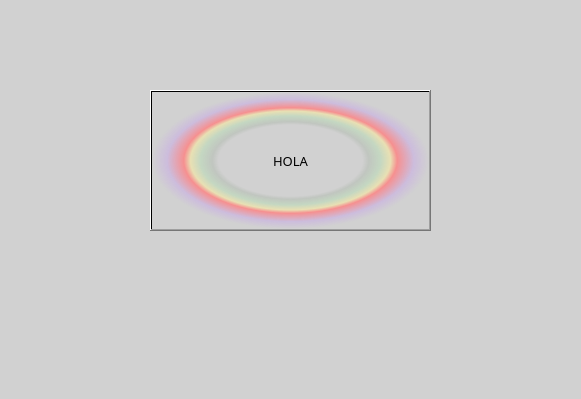
<?xml version="1.0" encoding="UTF-8"?>
<ui version="4.0">
 <class>MainWindow</class>
 <widget class="QMainWindow" name="MainWindow">
  <property name="geometry">
   <rect>
    <x>0</x>
    <y>0</y>
    <width>581</width>
    <height>399</height>
   </rect>
  </property>
  <property name="cursor">
   <cursorShape>ArrowCursor</cursorShape>
  </property>
  <property name="windowTitle">
   <string>hola</string>
  </property>
  <property name="styleSheet">
   <string notr="true">background-color: rgb(209, 209, 209);</string>
  </property>
  <property name="animated">
   <bool>true</bool>
  </property>
  <property name="tabShape">
   <enum>QTabWidget::Rounded</enum>
  </property>
  <widget class="QWidget" name="centralwidget">
   <widget class="QPushButton" name="btnSaludar">
    <property name="geometry">
     <rect>
      <x>150</x>
      <y>90</y>
      <width>281</width>
      <height>141</height>
     </rect>
    </property>
    <property name="font">
     <font>
      <family>Wide Latin</family>
      <pointsize>10</pointsize>
     </font>
    </property>
    <property name="styleSheet">
     <string notr="true">background-color: qradialgradient(spread:pad, cx:0.5, cy:0.5, radius:0.5, fx:0.5, fy:0.5, stop:0 rgba(0, 0, 0, 0), stop:0.52 rgba(0, 0, 0, 0), stop:0.565 rgba(82, 121, 76, 33), stop:0.65 rgba(159, 235, 148, 64), stop:0.721925 rgba(255, 238, 150, 129), stop:0.77 rgba(255, 128, 128, 204), stop:0.89 rgba(191, 128, 255, 64), stop:1 rgba(0, 0, 0, 0));
border-color: rgb(255, 255, 255);
border-top-color: rgb(255, 255, 255);
border-bottom-color: rgb(255, 255, 255);
gridline-color: rgb(255, 255, 255);</string>
    </property>
    <property name="text">
     <string>HOLA</string>
    </property>
   </widget>
  </widget>
  <widget class="QMenuBar" name="menubar">
   <property name="geometry">
    <rect>
     <x>0</x>
     <y>0</y>
     <width>581</width>
     <height>18</height>
    </rect>
   </property>
  </widget>
  <widget class="QStatusBar" name="statusbar"/>
 </widget>
 <resources/>
 <connections/>
</ui>
